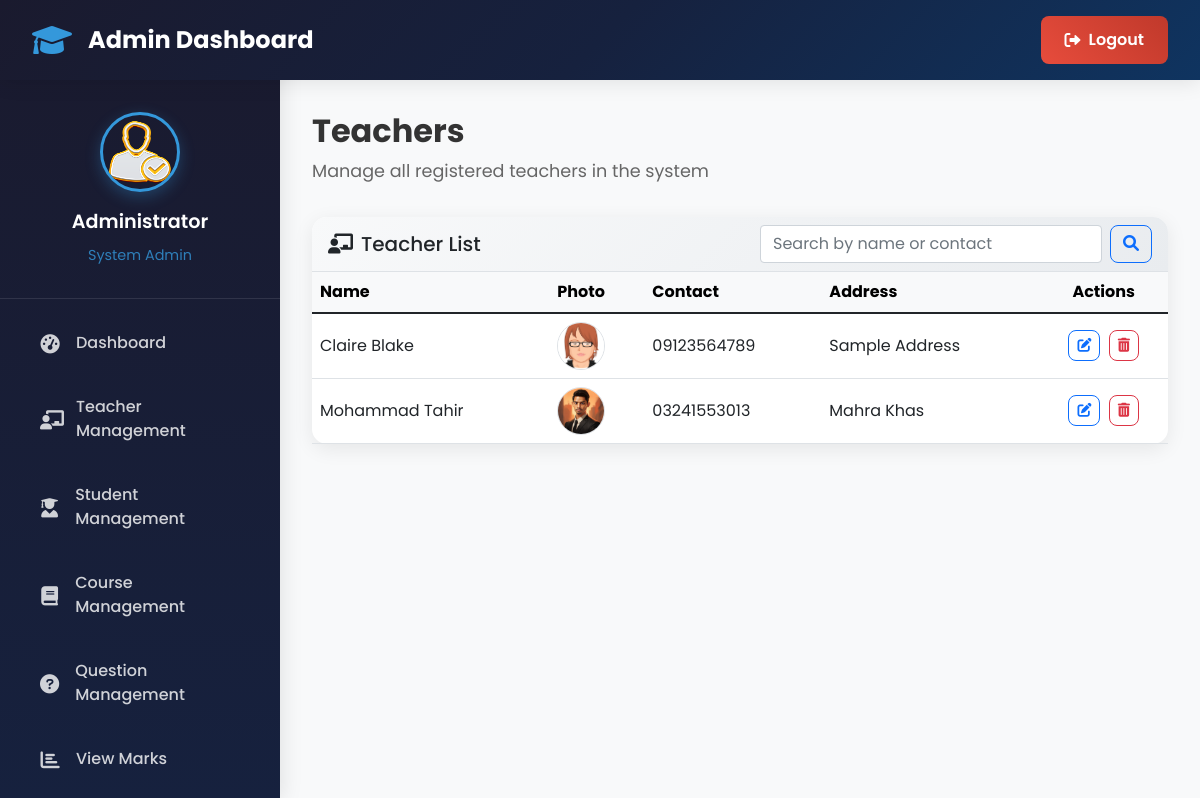
/admin-view-teacher (signed in), run on the app's committed database.
### teacher/models.py (models this page shows, shortened)
class Teacher(models.Model):
    user=models.OneToOneField(User,on_delete=models.CASCADE)
    profile_pic= models.ImageField(upload_to='profile_pic/Teacher/',null=True,blank=True)
    address = models.CharField(max_length=40)
    mobile = models.CharField(max_length=20,null=False)
    status= models.BooleanField(default=False)
    salary=models.PositiveIntegerField(null=True)
    @property
    def get_name(self):
        return self.user.first_name+" "+self.user.last_name

### exam/views.py (the view)
# urls.py: path('admin-view-teacher', views.admin_view_teacher_view,name='admin-view-teacher'),
@login_required(login_url='adminlogin')
def admin_view_teacher_view(request):
    teachers= TMODEL.Teacher.objects.all().filter(status=True)
    return render(request,'exam/admin_view_teacher.html',{'teachers':teachers})

### templates/exam/admin_view_teacher.html (shortened to what this page needs)
{% extends 'exam/adminbase.html' %}
{% block content %}
{% load static %}
<div class="content-header">
  <h1 class="content-title">Teachers</h1>
  <p class="content-subtitle">Manage all registered teachers in the system</p>
</div>
<div class="row justify-content-center">
  <div class="col-12">
    <div class="card">
      <div class="card-header d-flex flex-column flex-md-row align-items-md-center justify-content-between gap-3">
        <h5 class="card-title mb-0"><i class="fas fa-chalkboard-teacher me-2"></i>Teacher List</h5>
        <form class="d-flex" method="get" action="">
          <input class="form-control me-2" type="search" name="q" placeholder="Search by name or contact" aria-label="Search">
          <button class="btn btn-outline-primary" type="submit"><i class="fas fa-search"></i></button>
        </form>
      </div>
      <div class="table-responsive">
        <table class="table table-hover align-middle mb-0">
          <thead class="table-light">
            <tr>
              <th>Name</th>
              <th>Photo</th>
              <th>Contact</th>
              <th>Address</th>
              <th class="text-center">Actions</th>
            </tr>
          </thead>
          <tbody>
            {% for t in teachers %}
            <tr>
              <td class="fw-semibold">{{ t.get_name }}</td>
              <td>
                <img src="{% static t.profile_pic.url %}" alt="Profile Pic" class="rounded-circle border" height="48" width="48" style="object-fit:cover;">
              </td>
              <td>{{ t.mobile }}</td>
              <td>{{ t.address }}</td>
              <td class="text-center">
                <a class="btn btn-sm btn-outline-primary me-1" href="{% url 'update-teacher' t.id %}" title="Edit">
                  <i class="fas fa-edit"></i>
                </a>
                <a class="btn btn-sm btn-outline-danger" href="{% url 'delete-teacher' t.id %}" title="Delete" onclick="return confirm('Are you sure you want to delete this teacher?');">
                  <i class="fas fa-trash-alt"></i>
                </a>
              </td>
            </tr>
            {% empty %}
            <tr>
              <td colspan="5" class="text-center text-muted">No teachers found.</td>
            </tr>
            {% endfor %}
          </tbody>
        </table>
      </div>
    </div>
  </div>
</div>
{% endblock content %}

### templates/exam/adminbase.html (style rules this page uses)
* { margin: 0; padding: 0; box-sizing: border-box; }
body { font-family: 'Poppins', sans-serif; background: #f8f9fa; overflow-x: hidden; }
.content-header { margin-bottom: 2rem; }
.content-title { font-size: 2rem; font-weight: 700; color: #333; margin-bottom: 0.5rem; }
.content-subtitle { color: #666; font-size: 1.1rem; }

### templates/exam/admin_view_teacher.html (style rules this page uses)
.table th, .table td { vertical-align: middle; }
.card { border-radius: 15px; box-shadow: 0 5px 20px rgba(0,0,0,0.08); border: none; }
.card-header { background: linear-gradient(135deg, #f8f9fa 0%, #e9ecef 100%); border-bottom: 1px solid #dee2e6; border-radius: 15px 15px 0 0 !important; }
.btn-outline-primary, .btn-outline-danger { border-radius: 8px; font-weight: 500; }

### data on the page
Teacher: get_name "Claire Blake", profile_pic (picture), mobile "09123564789", address "Sample Address"
Teacher: get_name "Mohammad Tahir", profile_pic (picture), mobile "03241553013", address "Mahra Khas"
